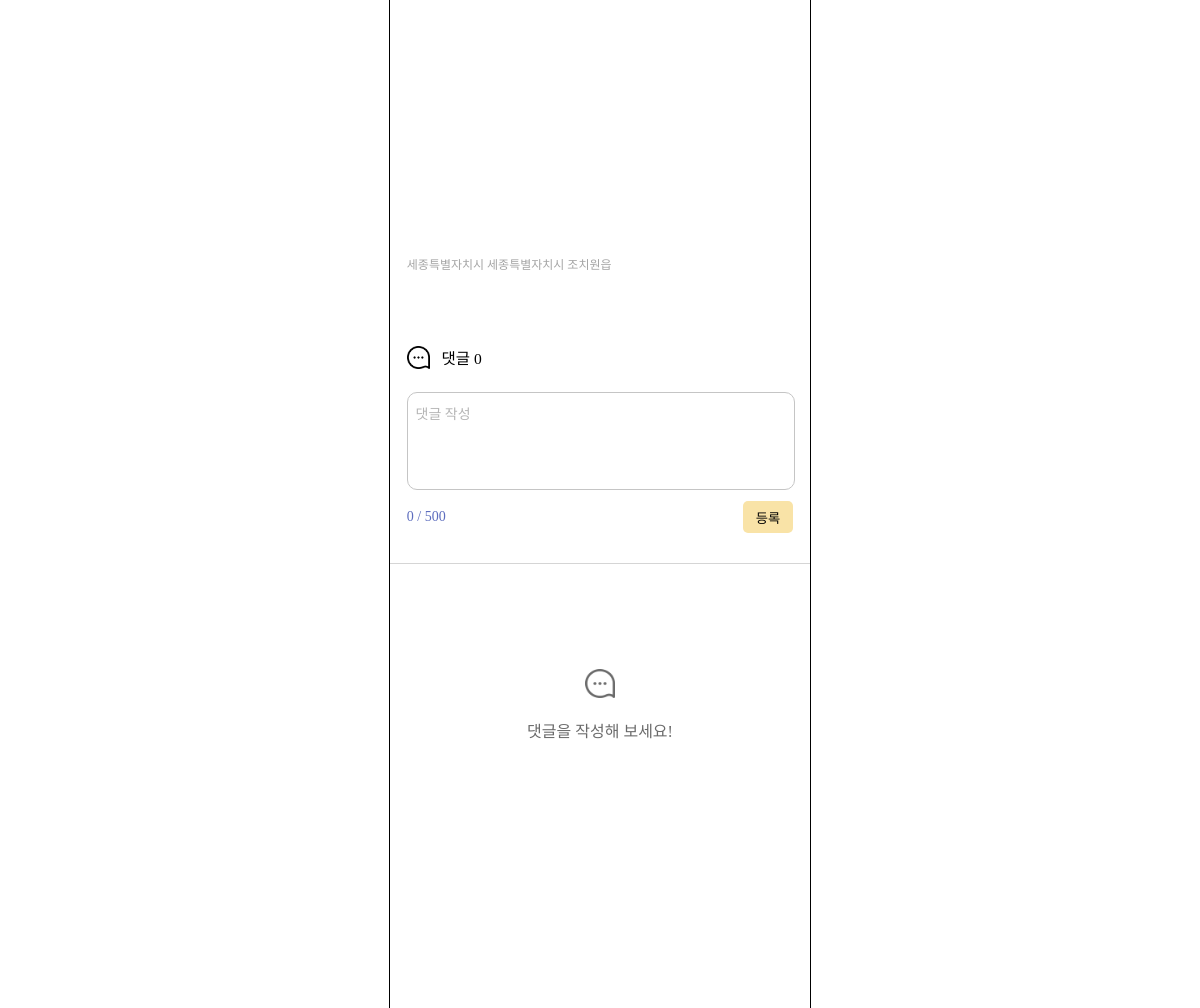
/boards/petrol-board-detail/29/ (middle part), run on an earlier commit of the app's database.
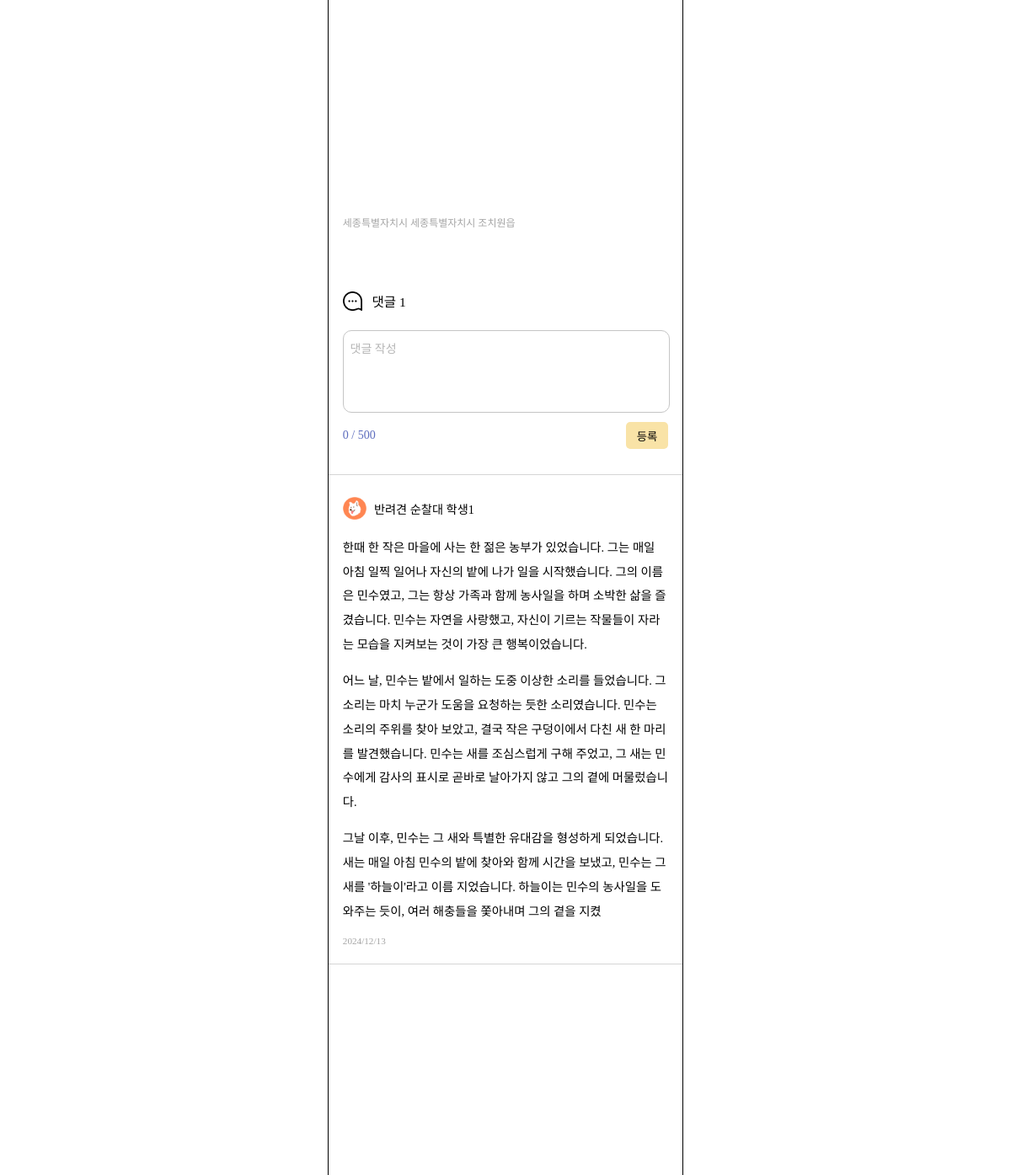
And on a later commit of the database.
### boards/models.py (models this page shows)
class Comment(models.Model):
    board = models.ForeignKey(Board, on_delete=models.CASCADE)
    user = models.ForeignKey(settings.AUTH_USER_MODEL, on_delete=models.CASCADE)
    content = models.TextField(null=False, blank=False)
    created_at = models.DateTimeField(auto_now_add=True)

### accounts/models.py (models this page shows, shortened)
class Member(AbstractBaseUser):
    user_id = models.CharField(primary_key=True, max_length=15, null=False, blank=False, unique=True)
    email = models.EmailField(max_length=100, null=False, blank=False, unique=True)
    nickname = models.CharField(null=False, max_length=8, blank=False)
    region_sido = models.CharField(null=False, max_length=30, blank=False)
    region_sigungu = models.CharField(null=False, max_length=30, blank=False)
    region_dong = models.CharField(null=False, max_length=30, blank=False)
    member_type = models.ForeignKey(MemberType, on_delete=models.CASCADE, null=False, blank=False)
    is_active = models.BooleanField(default=True)
    is_admin = models.BooleanField(default=False)
    objects = UserManager()
    USERNAME_FIELD = 'user_id'
    REQUIRED_FIELDS = ['email', 'nickname', 'region_sido', 'region_sigungu', 'region_dong', 'member_type']

class MemberType(models.Model):
    type_name = models.CharField(max_length=10)
    def __str__(self):
        return self.type_name

### boards/views.py (the view)
# urls.py: path('petrol-board-detail/<int:id>/', views.petrol_board_detail, name='petrol_board_detail'),
def petrol_board_detail(request, id):
    board = Board.objects.get(id=id)
    if request.method == 'POST':
        form = CommentForm(request.POST)
        if form.is_valid():
            comment = form.save(commit=False)
            comment.board = board
            comment.user = request.user
            comment.save()
            return redirect('boards:petrol_board_detail', id=id)
    else:
        form = CommentForm()
    location = BoardLocation.objects.get(board=board)
    comments = Comment.objects.filter(board=board)
    context = {
        'board': board,
        'location': location,
        'comments': comments,
        'comment_count': comments.count(),
    }
    return render(request, 'boards/petrol_board_detail.html', context)

### templates/boards/petrol_board_detail.html (shortened to what this page needs)
<!DOCTYPE html>
{% load static %}
<html lang="ko">
<head>
    <link rel="stylesheet" href="{% static 'css/petrol_board_detail.css' %}">
    <link rel="stylesheet" href="{% static 'css/menubar.css' %}">
    <link rel="stylesheet" as="style" crossorigin href="https://cdn.jsdelivr.net/gh/ungveloper/web-fonts/SCoreDream/font-face.css" />
    <link rel="stylesheet" as="style" crossorigin href="https://cdn.jsdelivr.net/gh/ungveloper/web-fonts/SCoreDream/font-family.css" />
</head>
<body>
    <div class="container-content">
        <div class="contents">
            <div class="content">
                <div class="post-block">
                    <div id="map"></div>
                    <div class="user-region">{{ board.region_sido }} {{ board.region_sigungu }} {{ board.region_dong }}</div>
                    <div class="comment-title-header">
                        <div class="comment-img">
                            <img src="{% static 'image/speech-bubble.png' %}" alt="">
                        </div>
                        <div class="comment-num">댓글 {{ comment_count }}</div>
                    </div>
                    <form action="{% url 'boards:petrol_board_detail' board.id%}" method="post" id="comment-form">
                        <textarea name="content" id="comment-area" placeholder="댓글 작성" maxlength="500" spellcheck="false"></textarea>
                        <div class="comment-form-footer">
                            <div id="text-count">0 / 500</div>
                            <div class="submit-btn">
                                <button type="submit">등록</button>
                            </div>
                        </div>
                    </form>
                </div>
                <div class="line"></div>
                {% if not comments %}
                    <div class="no-comments">
                        <img src="{% static 'image/speech-bubble.png' %}" alt="">
                        <p>댓글을 작성해 보세요!</p>
                    </div>
                {% endif %}
                {% for comment in comments %}
                    <div class="comment-block">
                        <div class="comment-block-header">
                            <div class="comment-infos">
                                <div class="comment-user-profile">
                                    {% if comment.user.member_type.type_name == '반려견 순찰대' %}
                                        <img src="{% static 'image/petrol_profile.png' %}" alt="">
                                    {% else %}
                                         <img src="{% static 'image/people_profile.png' %}" alt="">
                                    {% endif %}
                                </div>
                                <div class="comment-user-name">{{ comment.user.member_type}} <span class="text-strong">{{ comment.user.nickname }}</span></div>
                            </div>
                        </div>
                        <div class="comment-content">
                            {{ comment.content|linebreaks }}
                        </div>
                        <div class="comment-date">{{ comment.created_at|date:"Y/m/d" }}</div>
                    </div>
                {% endfor %}
            </div>
        </div>
    </div>
</body>
</html>

What changed in the data, as far as the page shows it:
added Comment: user.member_type "반려견 순찰대", user.nickname "학생1", content "한때 한 작은 마을에 사는 한 젊은 농부가 있었습니다. 그는 매일 아침 일찍 일어나 자신의 밭에 나가 일을 시작했습니다. 그의 이름은 민수였고, 그는 항상 가족과 함께 농사일을 하며 소박한 삶을 즐겼습니다. 민수는 자연을 사랑했고, 자신이 기르는 작물들이 자라는 모습을 지켜보는 것이 가장 큰 행복이었습니다. 어느 날, 민수는 밭에서 일하는 도중 이상한 소리를 들었습니다. 그 소리는 마치 누군가 도움을 요청하는 듯한 소리였습니다. 민수는 소리의 주위를 찾아 보았고, 결국 작은 구덩이에서 다친 새 한 마리를 발견했습니다. 민수는 새를 조심스럽게 구해 주었고, 그 새는 민수에게 감사의 표시로 곧바로 날아가지 않고 그의 곁에 머물렀습니다. 그날 이후, 민수는 그 새와 특별한 유대감을 형성하게 되었습니다. 새는 매일 아침 민수의 밭에 찾아와 함께 시간을 보냈고, 민수는 그 새를 '하늘이'라고 이름 지었습니다. 하늘이는 민수의 농사일을 도와주는 듯이, 여러 해충들을 쫓아내며 그의 곁을 지켰", created_at "2024/12/13"
Also different on the page:
{{ comment_count }}: "0" → "1"
text no longer shown: "댓글을 작성해 보세요!"
